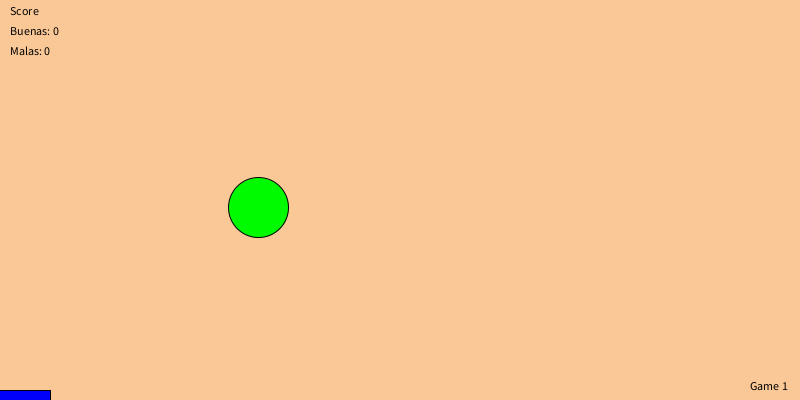
Frame 1 (no input)
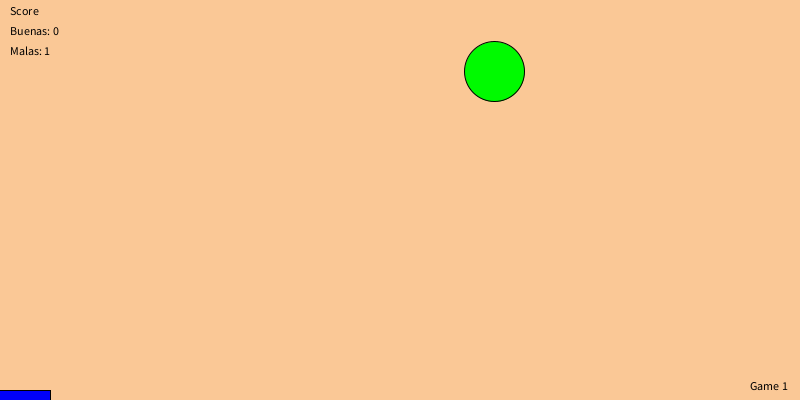
Frame 60 (the mouse pressed at the canvas centre just before this capture)
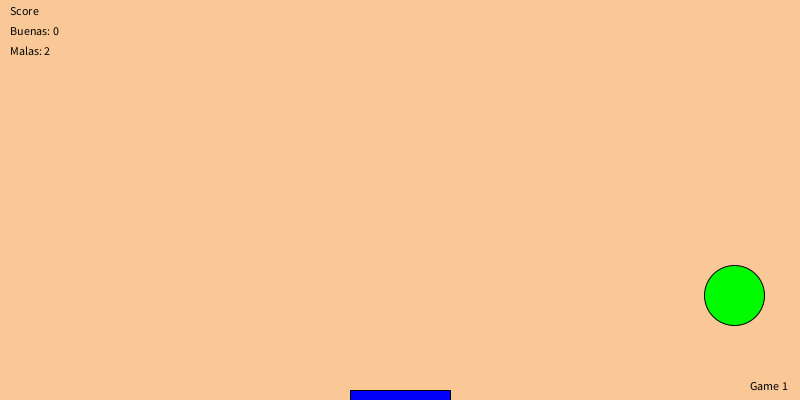
Frame 120 (the mouse held since frame 60 and released just before this capture)

The Processing sketch that drew these frames (run headless with seeded random() and noise(); from frame 60 on, the mouse is pressed at the canvas centre):

// Processing sketch: processing_76909
// ── processing_76909.pde

float posX=random (400);
float posY=random (800);
 
float sentidoX=4;
float sentidoY=8;
 
int buenas=0;
int malas=0;
 
void setup(){
  size(800,400);
  background(250,200,150);
 
}
 
void draw(){
  background(250,200,150);
   
  fill(0,0,250);
  rect(mouseX-50,height-10,100,10);
   
  fill(0,250,0);
  ellipse(posX,posY,60,60);
   
   posY=posY+sentidoY;
   posX=posX+sentidoX;
    
    if(posY>=height-30){
      sentidoY=-sentidoY;
    float distancia=abs (mouseX-posX);
    if (distancia<=100) buenas=buenas+1;
    else malas=malas+1;
   
    }
     
    if(posY-30<=0){
      sentidoY=-sentidoY;
       
    }
     
 
    if(posX>=width-30){
      sentidoX=-sentidoX;
    }
     
    if(posX-30<=0){
      sentidoX=-sentidoX;
       
    }
     
    fill(0);
    text("Score",10,15);
    text("Buenas: "+buenas,10,35);
    text("Malas: "+malas,10,55);
    text("Game 1", 750,390);
   
}
